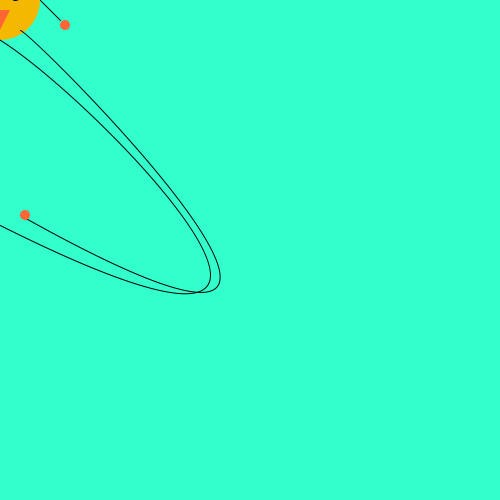
Frame 1 (no input)
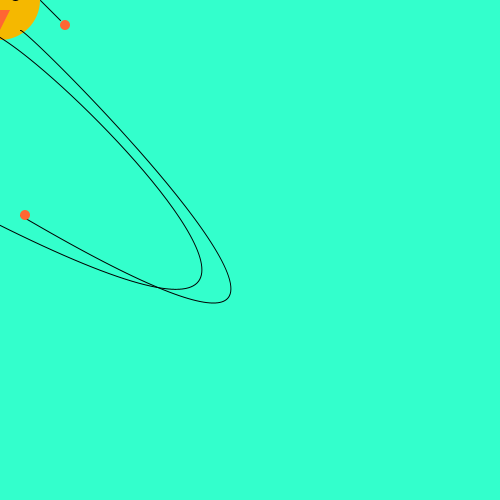
Frame 60 (the mouse pressed at the canvas centre just before this capture)
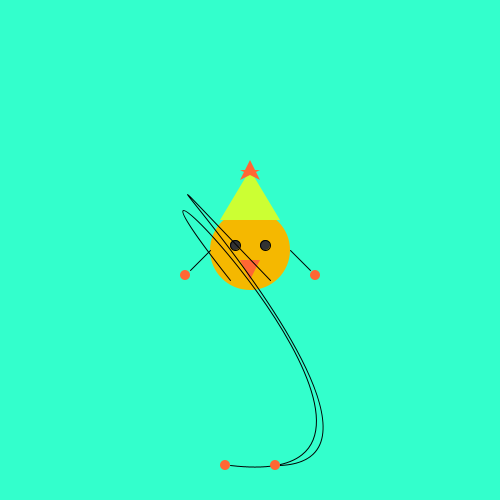
Frame 120 (the mouse held since frame 60 and released just before this capture)

The Processing sketch that drew these frames (run headless with seeded random() and noise(); from frame 60 on, the mouse is pressed at the canvas centre):

// Processing sketch: processing_20196
// ── processing_20196.pde

//Julie Romano
//New Critter
 
void setup() {
  size (500, 500); //the size of perimeter
  smooth(); //turns on anit-alliasing, which smooths out some rough edges
}
 
void draw () {
  background (51, 255, 204); //turquoise
   
  ellipseMode(CENTER);
  
  float a = random (0, 50);
  float b = random (450, 500);
  
  float c = random(0, 50);
  float d = random(450, 500);
   
  //Body
  //stroke(0); //black
  noStroke();
  fill(245, 184, 0); //mango
  //ellipse(160, 130, 80, 80);
  ellipse(mouseX, mouseY, 80, 80);
   
  //Right eye
  stroke(0); //black
  fill(50); //almost black
  //ellipse(145, 125, 10, 10);
  ellipse(mouseX-15, mouseY-5, 10, 10);
   
  //Left eye
  stroke(0); //black
  fill(50); //almost black
  //ellipse(175, 125, 10, 10);
  //ellipse(175, 125, 10, 10);
  ellipse(mouseX+15, mouseY-5, 10, 10);
   
   
   
  //Beak
  //stroke(0);
  noStroke();
  fill(255, 102, 51); //purpley = 204, 51, 255
  //triangle(160, 160, 170, 140, 150, 140);
  triangle(mouseX, mouseY+30, mouseX+10, mouseY+10, mouseX-10, mouseY+10); 
   
   
  //Hat
  //stroke(0);
  noStroke();
  fill(204, 255, 51); //lime
  //triangle(130, 100, 190, 100, 160, 50);
  triangle(mouseX-30, mouseY-30, mouseX+30, mouseY-30, mouseX, mouseY-80);
   
   
  
   
  //Right arm
  stroke(0);
  strokeWeight(1);
  //line(120, 130, 100, 150);
  line(mouseX-40, mouseY, mouseX-60, mouseY+20); 
   
  //Right hand
  //stroke(0); //black
  noStroke();
  fill(255, 102, 51); //Pick color!!!
  //ellipse(95, 155, 10, 10); the right hand stationary
  //ellipse(mouseX-65, mouseY+25, mouseX-150, mouseY-120); the right hand changing size
  ellipse(mouseX-65, mouseY+25, 10, 10);
   
  //Left arm
  stroke(0);
  strokeWeight(1);
  //line(200, 130, 220, 150);
  line(mouseX+40, mouseY, mouseX+60, mouseY+20);
   
  //Left hand
  //stroke(0); //black
  noStroke();
  fill(255, 102, 51); //Pick color!!!
  //ellipse(225, 155, 10, 10); the left hand stationary
  //ellipse(mouseX+65, mouseY+25, mouseX-150, mouseY-120); the left hand changing size
  ellipse(mouseX+65, mouseY+25, 10, 10);
   
   
  
   
   
  //Right leg
  stroke(0);
  strokeWeight(1);
  //line(140, 160, 140, 345); original static right leg
  //line(mouseX-20, mouseY+30, mouseX-20, mouseY+215); leg moving with mouse
  noFill();
  stroke(255, 102, 0);
  //line(
  //line(
  stroke(0, 0, 0);
  bezier(mouseX-20, mouseY+30, c, c, d, d, mouseX-20, mouseY+215); 
   
  //Right foot
  //stroke(0); //black
  noStroke();
  fill(255, 102, 51); //Pick color!!!
  //ellipse(135, 345, 10, 10); the right foot stationary
  //ellipse(mouseX-25, mouseY+215, mouseX-150, mouseY-120); the right foot changing size
  ellipse(mouseX-25, mouseY+215, 10, 10);
   
  //Left leg
  //stroke(0);
  //strokeWeight(1);
  //line(180, 160, 180, 345);
  //line(mouseX+20, mouseY+30, mouseX+20, mouseY+215); 
  noFill();
  stroke(255, 102, 0);
  //line(
  //line(
  stroke(0, 0, 0);
  bezier(mouseX+20, mouseY+30, a, a, b, b, mouseX+20, mouseY+215); 
   
  //Left foot
  //stroke(0); //black
  noStroke();
  fill(255, 102, 51); //Pick color!!!
  //ellipse(185, 345, 10, 10); the left foot stationary
  //ellipse(mouseX+25, mouseY+215, mouseX-150, mouseY-120); the left foot changing size
  ellipse(mouseX+25, mouseY+215, 10, 10);
   
  
  
  
  //Star
  noStroke();
  beginShape();
  //vertex(150, 60); //A
  vertex(mouseX-10, mouseY-70);
  //vertex(160, 40); //B
  vertex(mouseX, mouseY-90);
  //vertex(170, 60); //C
  vertex(mouseX+10, mouseY-70);
  //vertex(150, 50); //D
  vertex(mouseX-10, mouseY-80);
  //vertex(170, 50); //E
  vertex(mouseX+10, mouseY-80);
  endShape(CLOSE);
   
}
